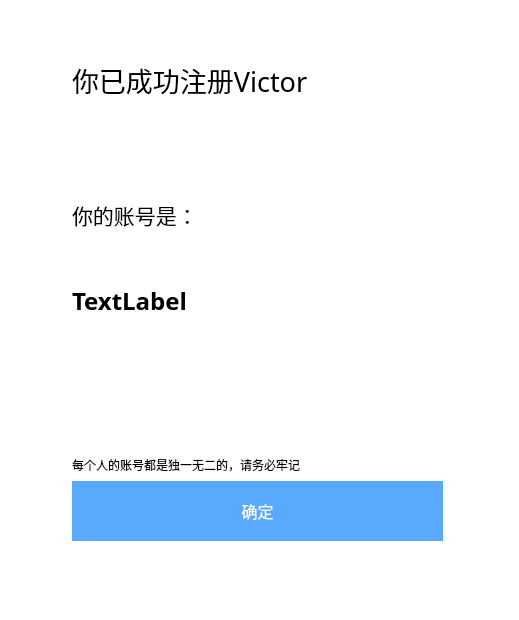
<?xml version="1.0" encoding="UTF-8"?>
<ui version="4.0">
 <class>regist</class>
 <widget class="QDialog" name="regist">
  <property name="geometry">
   <rect>
    <x>0</x>
    <y>0</y>
    <width>519</width>
    <height>620</height>
   </rect>
  </property>
  <property name="windowTitle">
   <string>注册</string>
  </property>
  <property name="windowIcon">
   <iconset resource="image.qrc">
    <normaloff>:/image/victoricon2.png</normaloff>:/image/victoricon2.png</iconset>
  </property>
  <widget class="QLabel" name="label">
   <property name="geometry">
    <rect>
     <x>72</x>
     <y>30</y>
     <width>271</width>
     <height>91</height>
    </rect>
   </property>
   <property name="font">
    <font>
     <family>微软雅黑</family>
     <pointsize>20</pointsize>
     <weight>50</weight>
     <bold>false</bold>
    </font>
   </property>
   <property name="text">
    <string>&lt;html&gt;&lt;head/&gt;&lt;body&gt;&lt;p&gt;&lt;span style=&quot; font-size:22pt;&quot;&gt;欢迎注册Victor&lt;/span&gt;&lt;/p&gt;&lt;/body&gt;&lt;/html&gt;</string>
   </property>
  </widget>
  <widget class="QLabel" name="label_2">
   <property name="geometry">
    <rect>
     <x>0</x>
     <y>0</y>
     <width>521</width>
     <height>621</height>
    </rect>
   </property>
   <property name="styleSheet">
    <string notr="true">background-color: rgb(255, 255, 255);</string>
   </property>
   <property name="text">
    <string/>
   </property>
  </widget>
  <widget class="QLineEdit" name="lineEdit">
   <property name="geometry">
    <rect>
     <x>70</x>
     <y>150</y>
     <width>371</width>
     <height>51</height>
    </rect>
   </property>
   <property name="font">
    <font>
     <family>微软雅黑</family>
     <pointsize>12</pointsize>
    </font>
   </property>
   <property name="styleSheet">
    <string notr="true"/>
   </property>
  </widget>
  <widget class="QLineEdit" name="lineEdit_2">
   <property name="geometry">
    <rect>
     <x>70</x>
     <y>240</y>
     <width>371</width>
     <height>51</height>
    </rect>
   </property>
   <property name="font">
    <font>
     <family>微软雅黑</family>
     <pointsize>12</pointsize>
    </font>
   </property>
  </widget>
  <widget class="QPushButton" name="pushButton">
   <property name="geometry">
    <rect>
     <x>70</x>
     <y>510</y>
     <width>371</width>
     <height>61</height>
    </rect>
   </property>
   <property name="font">
    <font>
     <family>微软雅黑</family>
     <pointsize>12</pointsize>
     <weight>50</weight>
     <bold>false</bold>
    </font>
   </property>
   <property name="styleSheet">
    <string notr="true">QPushButton{border-style:none;background-color: rgb(89, 169, 255);color: rgb(255, 255, 255);}
QPushButton:hover{background: rgb(100, 185, 255);color: rgb(255, 255, 255);}</string>
   </property>
   <property name="text">
    <string>立即注册</string>
   </property>
  </widget>
  <widget class="QLineEdit" name="lineEdit_3">
   <property name="geometry">
    <rect>
     <x>70</x>
     <y>420</y>
     <width>371</width>
     <height>51</height>
    </rect>
   </property>
   <property name="font">
    <font>
     <family>微软雅黑</family>
     <pointsize>12</pointsize>
    </font>
   </property>
  </widget>
  <widget class="QLineEdit" name="lineEdit_4">
   <property name="geometry">
    <rect>
     <x>70</x>
     <y>330</y>
     <width>371</width>
     <height>51</height>
    </rect>
   </property>
   <property name="font">
    <font>
     <family>微软雅黑</family>
     <pointsize>12</pointsize>
    </font>
   </property>
  </widget>
  <widget class="QLabel" name="label_3">
   <property name="geometry">
    <rect>
     <x>70</x>
     <y>210</y>
     <width>101</width>
     <height>21</height>
    </rect>
   </property>
   <property name="font">
    <font>
     <family>微软雅黑</family>
    </font>
   </property>
   <property name="styleSheet">
    <string notr="true">color: rgb(255, 0, 0);</string>
   </property>
   <property name="text">
    <string>昵称不能为空</string>
   </property>
  </widget>
  <widget class="QLabel" name="label_4">
   <property name="geometry">
    <rect>
     <x>70</x>
     <y>300</y>
     <width>111</width>
     <height>21</height>
    </rect>
   </property>
   <property name="font">
    <font>
     <family>微软雅黑</family>
    </font>
   </property>
   <property name="styleSheet">
    <string notr="true">color: rgb(255, 0, 0);</string>
   </property>
   <property name="text">
    <string>密码不能为空</string>
   </property>
  </widget>
  <widget class="QLabel" name="label_5">
   <property name="geometry">
    <rect>
     <x>70</x>
     <y>390</y>
     <width>151</width>
     <height>21</height>
    </rect>
   </property>
   <property name="font">
    <font>
     <family>微软雅黑</family>
    </font>
   </property>
   <property name="styleSheet">
    <string notr="true">color: rgb(255, 0, 0);</string>
   </property>
   <property name="text">
    <string>两次输入密码不一致</string>
   </property>
  </widget>
  <widget class="QLabel" name="label_6">
   <property name="geometry">
    <rect>
     <x>70</x>
     <y>480</y>
     <width>131</width>
     <height>21</height>
    </rect>
   </property>
   <property name="font">
    <font>
     <family>微软雅黑</family>
    </font>
   </property>
   <property name="styleSheet">
    <string notr="true">color: rgb(255, 0, 0);</string>
   </property>
   <property name="text">
    <string>手机号码不能为空</string>
   </property>
  </widget>
  <widget class="QLabel" name="label_7">
   <property name="geometry">
    <rect>
     <x>70</x>
     <y>480</y>
     <width>171</width>
     <height>21</height>
    </rect>
   </property>
   <property name="font">
    <font>
     <family>微软雅黑</family>
    </font>
   </property>
   <property name="styleSheet">
    <string notr="true">color: rgb(255, 0, 0);</string>
   </property>
   <property name="text">
    <string>请输入有效的手机号码</string>
   </property>
  </widget>
  <widget class="QWidget" name="widget" native="true">
   <property name="geometry">
    <rect>
     <x>0</x>
     <y>0</y>
     <width>521</width>
     <height>621</height>
    </rect>
   </property>
   <property name="styleSheet">
    <string notr="true">background-color: rgb(255, 255, 255);</string>
   </property>
   <widget class="QLabel" name="label_8">
    <property name="geometry">
     <rect>
      <x>72</x>
      <y>50</y>
      <width>311</width>
      <height>61</height>
     </rect>
    </property>
    <property name="font">
     <font>
      <family>微软雅黑</family>
      <pointsize>20</pointsize>
      <weight>50</weight>
      <bold>false</bold>
     </font>
    </property>
    <property name="text">
     <string>&lt;html&gt;&lt;head/&gt;&lt;body&gt;&lt;p&gt;你已成功注册Victor&lt;/p&gt;&lt;/body&gt;&lt;/html&gt;</string>
    </property>
   </widget>
   <widget class="QLabel" name="label_9">
    <property name="geometry">
     <rect>
      <x>72</x>
      <y>190</y>
      <width>301</width>
      <height>51</height>
     </rect>
    </property>
    <property name="font">
     <font>
      <family>微软雅黑</family>
      <pointsize>16</pointsize>
      <weight>50</weight>
      <bold>false</bold>
     </font>
    </property>
    <property name="text">
     <string>&lt;html&gt;&lt;head/&gt;&lt;body&gt;&lt;p&gt;你的账号是：&lt;/p&gt;&lt;/body&gt;&lt;/html&gt;</string>
    </property>
   </widget>
   <widget class="QLabel" name="label_10">
    <property name="geometry">
     <rect>
      <x>72</x>
      <y>265</y>
      <width>381</width>
      <height>71</height>
     </rect>
    </property>
    <property name="font">
     <font>
      <family>微软雅黑</family>
      <pointsize>18</pointsize>
      <weight>75</weight>
      <bold>true</bold>
     </font>
    </property>
    <property name="text">
     <string>TextLabel</string>
    </property>
   </widget>
   <widget class="QPushButton" name="pushButton_2">
    <property name="geometry">
     <rect>
      <x>72</x>
      <y>480</y>
      <width>371</width>
      <height>61</height>
     </rect>
    </property>
    <property name="font">
     <font>
      <family>微软雅黑</family>
      <pointsize>12</pointsize>
     </font>
    </property>
    <property name="styleSheet">
     <string notr="true">QPushButton{border-style:none;background-color: rgb(89, 169, 255);color: rgb(255, 255, 255);}
QPushButton:hover{background: rgb(100, 185, 255);color: rgb(255, 255, 255);}</string>
    </property>
    <property name="text">
     <string>确定</string>
    </property>
   </widget>
   <widget class="QLabel" name="label_11">
    <property name="geometry">
     <rect>
      <x>72</x>
      <y>450</y>
      <width>391</width>
      <height>31</height>
     </rect>
    </property>
    <property name="font">
     <font>
      <family>微软雅黑</family>
      <pointsize>9</pointsize>
      <weight>50</weight>
      <bold>false</bold>
     </font>
    </property>
    <property name="text">
     <string>&lt;html&gt;&lt;head/&gt;&lt;body&gt;&lt;p&gt;每个人的账号都是独一无二的，请务必牢记&lt;/p&gt;&lt;/body&gt;&lt;/html&gt;</string>
    </property>
   </widget>
  </widget>
  <zorder>label_2</zorder>
  <zorder>label</zorder>
  <zorder>lineEdit</zorder>
  <zorder>lineEdit_2</zorder>
  <zorder>pushButton</zorder>
  <zorder>lineEdit_3</zorder>
  <zorder>lineEdit_4</zorder>
  <zorder>label_3</zorder>
  <zorder>label_4</zorder>
  <zorder>label_5</zorder>
  <zorder>label_6</zorder>
  <zorder>label_7</zorder>
  <zorder>widget</zorder>
 </widget>
 <resources>
  <include location="image.qrc"/>
 </resources>
 <connections/>
</ui>
